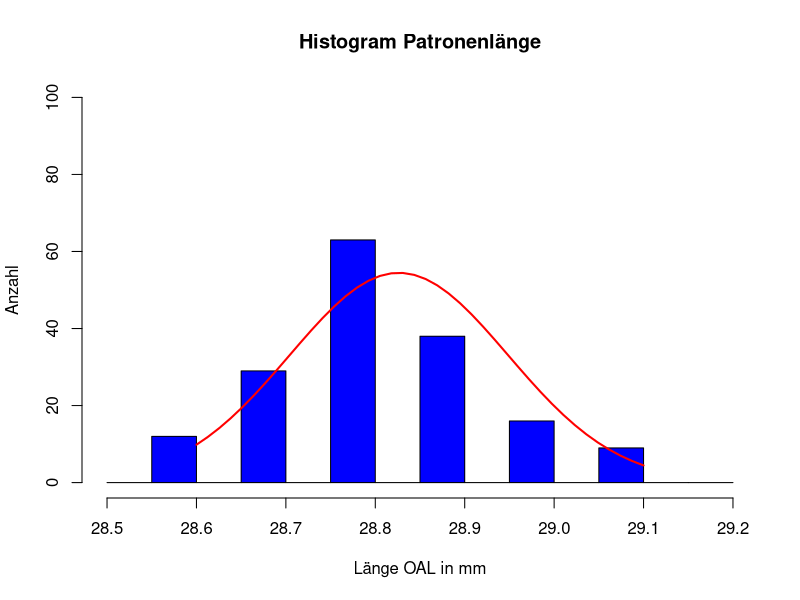
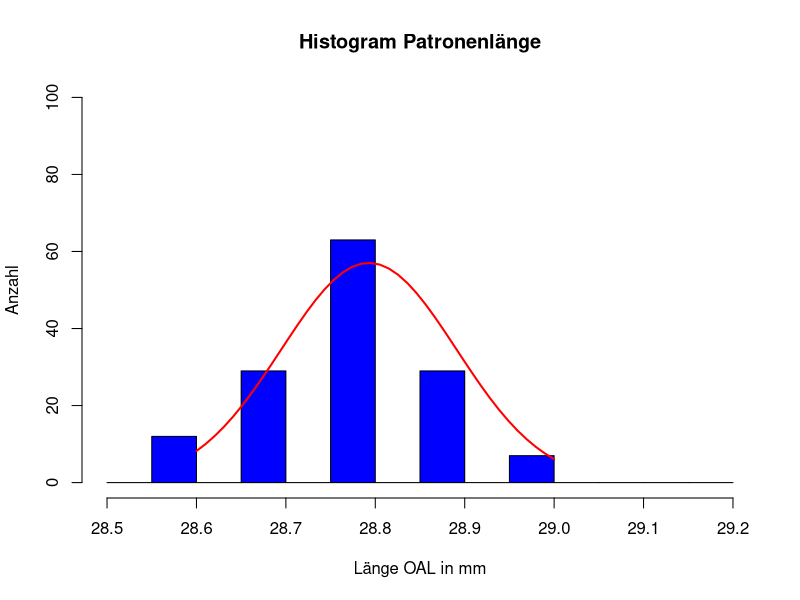
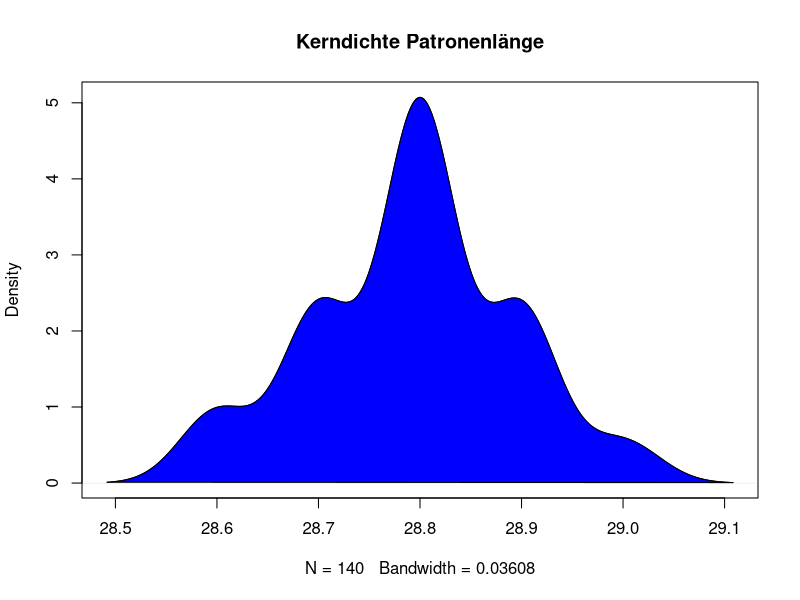

Generate these figures, in order, with R:
## ---- chunk 1
library(ggplot2)
## ---- chunk 2
#Rohdaten
valuesR = c(rep(28.6, 12), rep(28.7, 29), rep(28.8, 63), rep(28.9, 38), rep(29, 16),rep(29.1, 9))
dataR = data.frame(value=valuesR)





## ---- chunk 3
x=valuesR
h<-hist(x, breaks=seq(28.5, 29.2, 0.05), col="blue", xlab="Länge OAL in mm", ylab="Anzahl", ylim=c(0,100), main="Histogram Patronenlänge") 
xfit<-seq(min(x),max(x),length=40) 
yfit<-dnorm(xfit,mean=mean(x),sd=sd(x)) 
yfit <- yfit*0.1*length(x) 
lines(xfit, yfit, col="red", lwd=2)


## ---- chunk 4
#Bereinigt wg. Rechtslastigkeit durch Zündhütchen.
valuesB = c(rep(28.6, 12), rep(28.7, 29), rep(28.8, 63), rep(28.9, 38-9), rep(29, 16-9),rep(29.1, 9-9))
dataB = data.frame(value=valuesB)
## ---- chunk 5
x=valuesB
h<-hist(x, breaks=seq(28.5, 29.2, 0.05), col="blue", xlab="Länge OAL in mm", ylab="Anzahl", ylim=c(0,100), main="Histogram Patronenlänge") 
xfit<-seq(min(x),max(x),length=40) 
yfit<-dnorm(xfit,mean=mean(x),sd=sd(x)) 
yfit <- yfit*0.1*length(x) 
lines(xfit, yfit, col="red", lwd=2)


## ---- chunk 6
d <- density(valuesB,adjust = 1.1) # returns the density data 
plot(d,  main="Kerndichte Patronenlänge")
polygon(d, col="blue", border="black")
